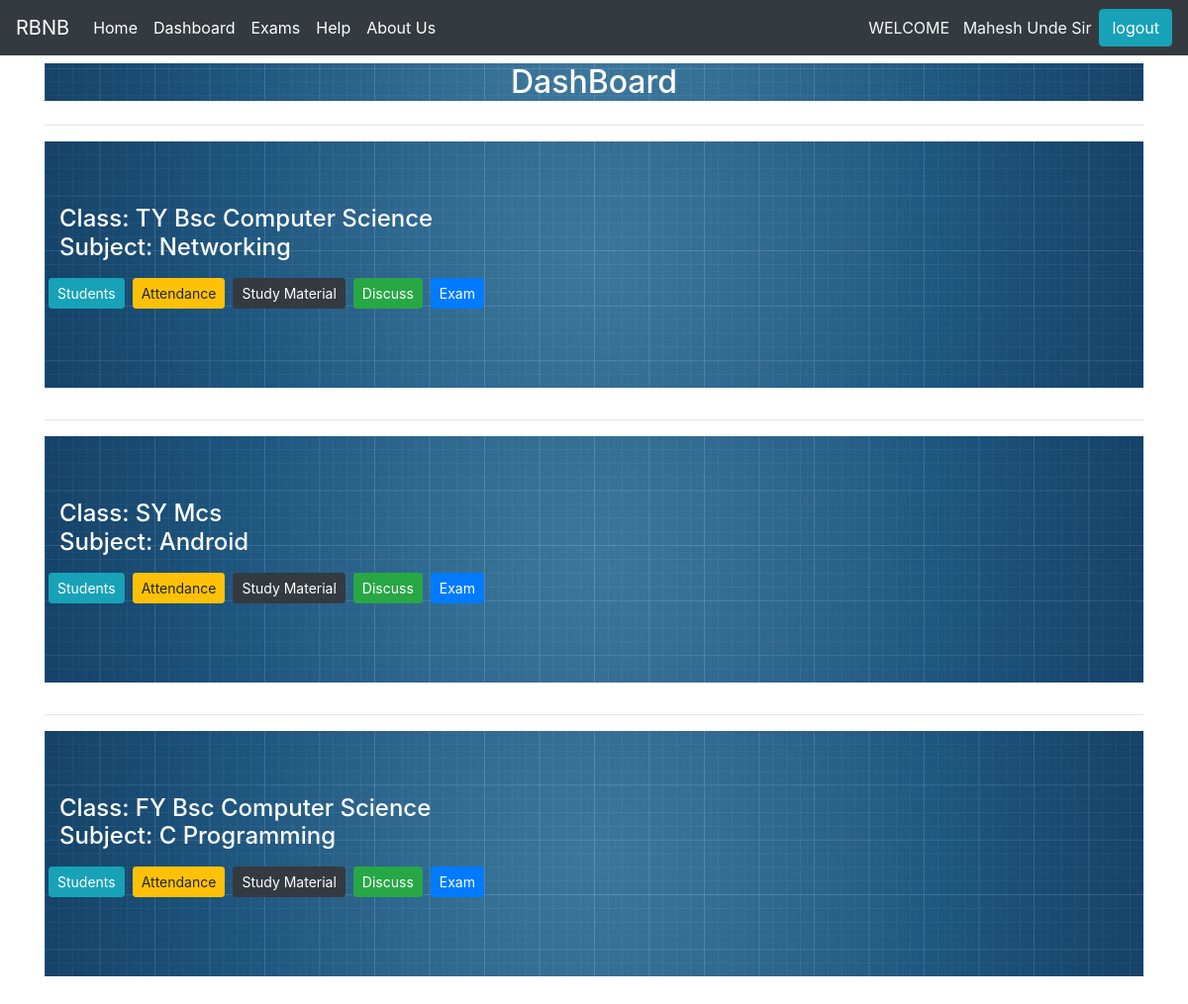
Screenshot of /bcs/teacher/profile (signed in) with the database file from the repository.
### bcs/models.py (models this page shows, shortened)
class Subject_Teacher(models.Model):
    subject=models.ForeignKey(Subjects,on_delete=models.CASCADE)
    teacher=models.ForeignKey(Teachers,on_delete=models.CASCADE)
    department_name=models.CharField(max_length=20,choices=department_choice,null=True,blank=True)

class Subjects(models.Model):
    subject_name=models.CharField(max_length=20)
    department_name=models.CharField(max_length=30,choices=department_choice,blank=True,null=True)
    class_name=models.CharField(max_length=20,choices=class_choice)
    def __str__(self):
        return '{}'.format(self.subject_name)

### bcs/views.py (the view)
# urls.py: path('teacher/profile',views.teacher_profile,name='teacher_profile'), #teacher profile
def teacher_profile(request):
    try:
        teacher = Teachers.objects.get(user_id=request.user.id)
    except:
        return HttpResponse("you are not teacher")
    teacher_data = Subject_Teacher.objects.filter(teacher=teacher)
    context = {
        'teacher_data': teacher_data,
        'teacher': teacher
    }
    if request.method == 'POST':
        form = Subject_TeacherForm(request.POST)
        context['form'] = form
        if form.is_valid():
            subform = form.save(commit=False)
            subform.teacher = teacher
            try:
                st = Subject_Teacher.objects.filter(
                    teacher=teacher, subject=subform.subject)[0]
                messages.success(request, "u already added this ")
                return redirect('teacher_profile')
            except:
                subform.save()
            return redirect('teacher_profile')
    else:
        form = Subject_TeacherForm()
    context['form'] = form
    return render(request, 'teacher_profile.html', context)

### bcs/templatetags/check_user_tags.py (called while the page is built)
@register.simple_tag
def check_is_student(studid):
    user=User.objects.get(id=studid)
    try:
        student=Students.objects.get(user=user)
        return student
    except:
        return False
    return

### templates/teacher_profile.html (shortened to what this page needs)
{% load static %}
{% load widget_tweaks %}
<!DOCTYPE html>
<html lang="en">
<head>
    <link rel="stylesheet" href="https://maxcdn.bootstrapcdn.com/bootstrap/4.0.0/css/bootstrap.min.css">
</head>
<body>
    {% include 'base.html' %}
   <div class="container">
    <h2 class="text-center mb-4 mt-2 bg" style="background-color:gray;text-align: center; color:white   ">DashBoard</h2>
<hr>
{% for t in teacher_data %}
<div class="bg jumbotron jumbotron-fluid">
    <div class="container">
    <h4>Class: {{t.subject.class_name}}  {{t.department_name}}
        <br>
        Subject: {{t.subject}}
        <br>
        <div class="row mt-3">
            <div class="col-my-2 mx-1 mb-2 ">
                <a class="btn btn-info btn-sm " href="{% url 'show_student' t.subject.id %}">Students</a>
            </div>
            <div class="col-my-2 mx-1 mb-2 ">
                <a class="btn btn-warning btn-sm " href="{% url 'show_student' t.subject.id %}">Attendance</a>
            </div>
            <div class="col-my-2 mx-1 mb-2">
                <a class="btn btn-dark btn-sm " href="{% url 'study_material' t.subject.id %}">Study Material</a>
            </div>
            <div class="col-my-2 mx-1 mb-2">
                <a class="btn btn-success btn-sm " href="{% url 'student_query' tid=teacher.id sid=t.subject.id %}">Discuss</a>
            </div>
            <div class="col-my-2 mx-1 mb-2">
                <a class="btn btn-primary btn-sm " href="{% url 'teacher_exam' %}" > Exam</a>
            </div>
        </div>
</h4>
   </div>
   </div>
    <hr>
{% endfor %}
</div>
</body>
</html>

### templates/base.html (shortened to what this page needs)
{% load static %}
<!doctype html>
<html lang="en">
  <head>
    <link rel="stylesheet" href="https://maxcdn.bootstrapcdn.com/bootstrap/4.0.0/css/bootstrap.min.css">
  </head>
  <body>
    {% include 'partial/header.html' %}
  </body>
</html>

### templates/partial/header.html (shortened to what this page needs)
{% load static %}
{% load check_user_tags %}
<nav class="navbar navbar-expand-lg navbar-dark bg-dark">
    <a class="navbar-brand" href="{% url 'index' %}">
      RBNB
    </a>
    <div class="collapse navbar-collapse" id="navbarText">
      {% if request.user.is_authenticated %}
      {%   check_is_student request.user.id as student %}
      {% if student %}
      <ul class="navbar-nav mr-auto">
        <li class="nav-item active">
            <a class="nav-link" href="{% url 'student_home' %}">Home<span class="sr-only">(current)</span></a>
          </li>
        <li class="nav-item">
          <a class="nav-link active" href="{% url 'student_teacher' %}">Upcoming Exam <span class="sr-only">(current)</span></a>
        </li>
        <li class="nav-item active">
          <a class="nav-link" href="{% url 'student_previous_exam' %}">Previous Exam</a>
        </li>
          <li class="nav-item active">
            <a class="nav-link" href="{% url 'help' %}">Help <span class="sr-only">(current)</span></a>
          </li>
        <li class="nav-item active">
          <a class="nav-link" href="{% url 'aboutus' %}">About Us <span class="sr-only">(current)</span></a>
        </li>
      </ul>
      {% else %}
      <ul class="navbar-nav mr-auto">
        <li class="nav-item active">
            <a class="nav-link" href="{% url 'teacher_home' %}">Home <span class="sr-only">(current)</span></a>
          </li>
          <li class="nav-item active">
            <a class="nav-link" href="{% url 'teacher_profile' %}">Dashboard </a>
          </li>
          <li class="nav-item active">
            <a class="nav-link" href="{% url 'teacher_exam' %}">Exams </a>
          </li>
            <li class="nav-item active">
              <a class="nav-link" href="{% url 'help' %}">Help <span class="sr-only">(current)</span></a>
            </li>
          <li class="nav-item active">
            <a class="nav-link" href="{% url 'aboutus' %}">About Us <span class="sr-only">(current)</span></a>
          </li>
        </ul>
      {% endif %}
      {% endif %}
      {% if request.user.is_authenticated %}
      <p class="text-light my-0 ">
          WELCOME &nbsp
       {{ request.user.first_name }} {{request.user.last_name}}
      </p>
      <a class="btn btn-info ml-2 " value="logout" href="{% url 'logout' %}">logout</a>
    {% endif %}
    </div>
  </nav>

### rows the page displays
Subject_Teacher: subject.class_name "TY", department_name "Bsc Computer Science", subject "Networking"
Subject_Teacher: subject.class_name "SY", department_name "Mcs", subject "Android"
Subject_Teacher: subject.class_name "FY", department_name "Bsc Computer Science", subject "C Programming"

### other values shown
{{ request.user.first_name }} "Mahesh"
{{ request.user.last_name }} "Unde Sir"
